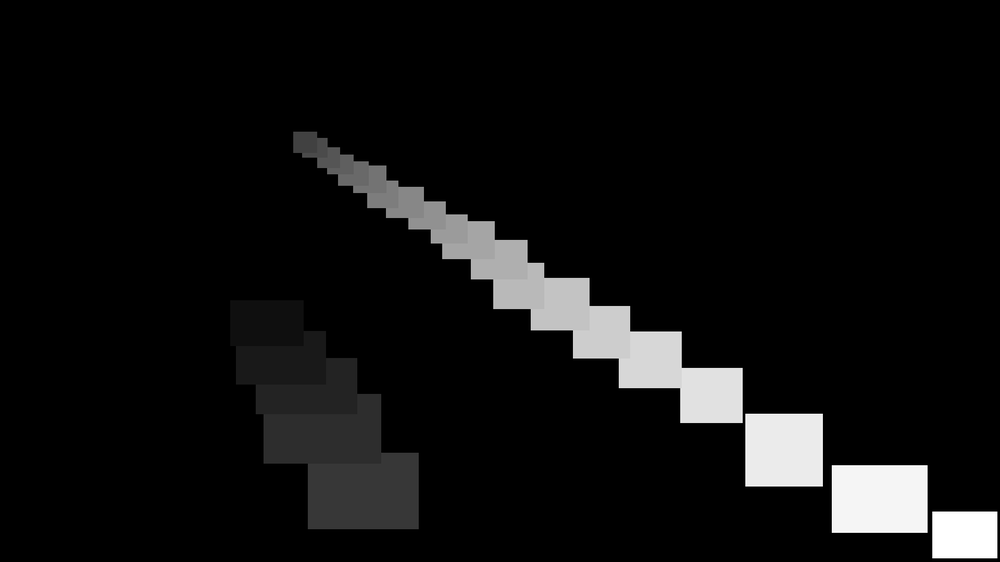
#> input picture grayscale_mask/final_mask.png, 1000 x 562 px, shrunk from 1920 x 1080 before the run
$ python testing.py
#> lines starting #> are read from the running program, lines starting #| are printed output that depends on the picture
import cv2

mask_path = 'final_mask.png'
test_image_path = 'frame_0007.jpg'

gray_mask = cv2.imread(mask_path, cv2.IMREAD_GRAYSCALE)
#> gray_mask is the input picture: shape (562, 1000); min 0, max 255, mean 15.7
test_image = cv2.imread(test_image_path)
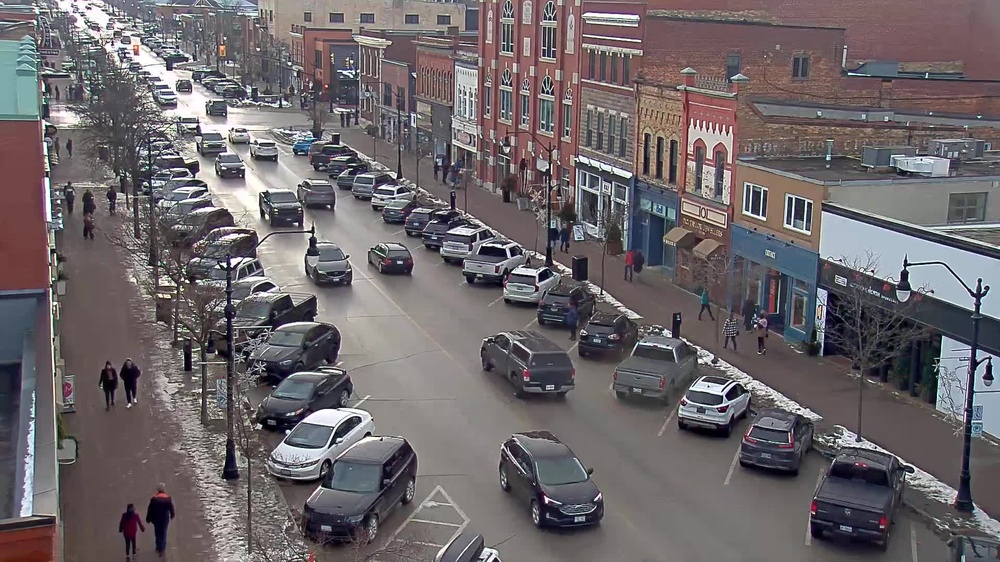
#> input picture grayscale_mask/frame_0007.jpg, 1000 x 562 px, shrunk from 1920 x 1080 before the run
#> test_image is the input picture: shape (562, 1000, 3); mean B, G, R 105.8, 102.6, 109.3

if gray_mask.shape[:2] != test_image.shape[:2]:
    raise ValueError("The dimensions of the gray mask and the test image do not match")

gray_mask_colored = cv2.cvtColor(gray_mask, cv2.COLOR_GRAY2BGR)
overlay = cv2.addWeighted(test_image, 0.7, gray_mask_colored, 0.4, 0)
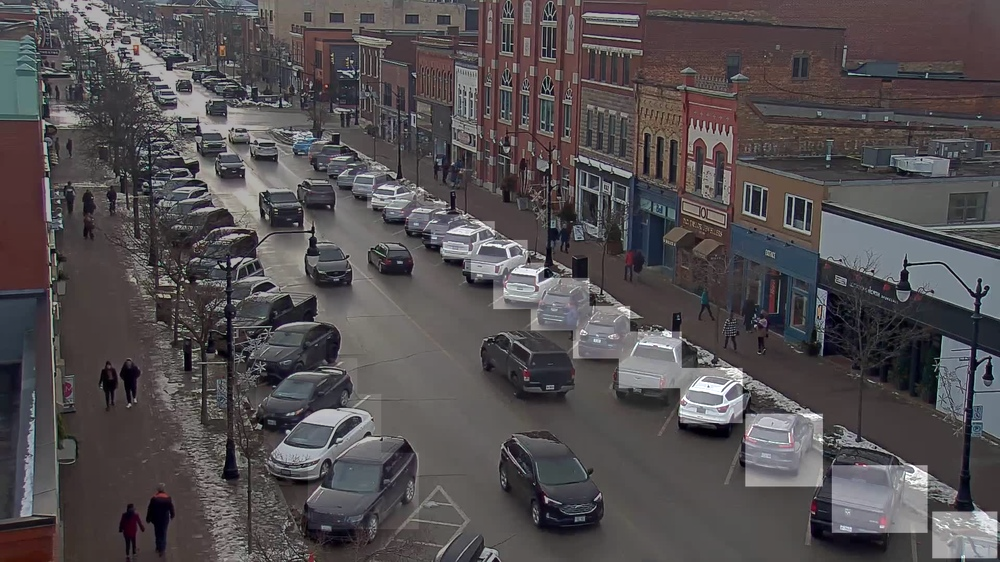
#> overlay: shape (562, 1000, 3); mean B, G, R 80.3, 78.1, 82.7

cv2.imshow('Gray Mask on New Test Image', overlay)
cv2.waitKey(0)
cv2.destroyAllWindows()

output_overlay_path = 'gray_mask_overlay.png'
cv2.imwrite(output_overlay_path, overlay)
print(f"Overlay saved to {output_overlay_path}")
